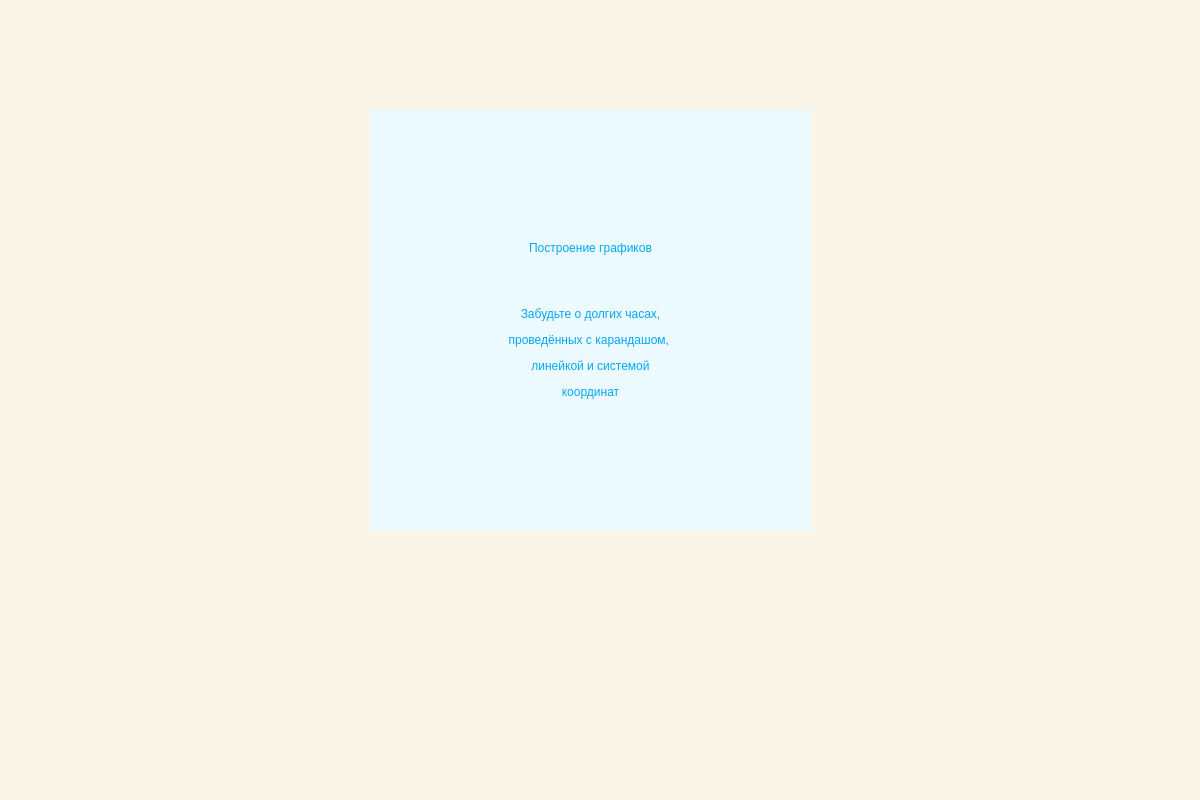
<?xml version="1.0" encoding="UTF-8"?>
<ui version="4.0">
 <class>StudyMenu</class>
 <widget class="QMainWindow" name="StudyMenu">
  <property name="geometry">
   <rect>
    <x>0</x>
    <y>0</y>
    <width>1200</width>
    <height>800</height>
   </rect>
  </property>
  <property name="minimumSize">
   <size>
    <width>1200</width>
    <height>800</height>
   </size>
  </property>
  <property name="maximumSize">
   <size>
    <width>1200</width>
    <height>800</height>
   </size>
  </property>
  <property name="windowTitle">
   <string>MainWindow</string>
  </property>
  <property name="layoutDirection">
   <enum>Qt::LeftToRight</enum>
  </property>
  <widget class="QWidget" name="BaseWidget">
   <property name="styleSheet">
    <string notr="true">background-color: rgb(250, 245, 230);</string>
   </property>
   <widget class="QLabel" name="goBackButton">
    <property name="geometry">
     <rect>
      <x>10</x>
      <y>10</y>
      <width>61</width>
      <height>61</height>
     </rect>
    </property>
    <property name="text">
     <string/>
    </property>
    <property name="pixmap">
     <pixmap>goBack.png</pixmap>
    </property>
   </widget>
   <widget class="QLabel" name="graphsOption">
    <property name="geometry">
     <rect>
      <x>360</x>
      <y>50</y>
      <width>461</width>
      <height>661</height>
     </rect>
    </property>
    <property name="text">
     <string/>
    </property>
    <property name="pixmap">
     <pixmap>option big.png</pixmap>
    </property>
   </widget>
   <widget class="QLabel" name="graphsName">
    <property name="geometry">
     <rect>
      <x>370</x>
      <y>110</y>
      <width>441</width>
      <height>421</height>
     </rect>
    </property>
    <property name="styleSheet">
     <string notr="true">background-color: rgb(237, 250, 255);
color: rgb(0, 168, 243);
font: 20pt &quot;Segoe UI&quot;;</string>
    </property>
    <property name="text">
     <string>&lt;html&gt;&lt;head/&gt;&lt;body&gt;&lt;p align=&quot;center&quot;&gt;Построение графиков&lt;/p&gt;&lt;p align=&quot;center&quot;&gt;&lt;br/&gt;&lt;/p&gt;&lt;p align=&quot;center&quot;&gt;Забудьте о долгих часах,&lt;/p&gt;&lt;p align=&quot;center&quot;&gt;проведённых с карандашом, &lt;/p&gt;&lt;p align=&quot;center&quot;&gt;линейкой и системой&lt;/p&gt;&lt;p align=&quot;center&quot;&gt;координат&lt;/p&gt;&lt;/body&gt;&lt;/html&gt;</string>
    </property>
   </widget>
  </widget>
 </widget>
 <resources/>
 <connections/>
</ui>
